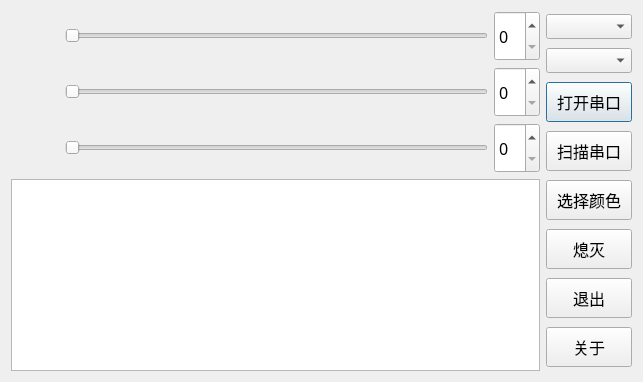
<?xml version="1.0" encoding="UTF-8"?>
<ui version="4.0">
 <class>RGB</class>
 <widget class="QDialog" name="RGB">
  <property name="geometry">
   <rect>
    <x>0</x>
    <y>0</y>
    <width>643</width>
    <height>382</height>
   </rect>
  </property>
  <property name="windowTitle">
   <string>RGB</string>
  </property>
  <layout class="QHBoxLayout" name="horizontalLayout">
   <item>
    <layout class="QGridLayout" name="gridLayout">
     <item row="1" column="0">
      <widget class="QLabel" name="label_2">
       <property name="font">
        <font>
         <family>黑体</family>
         <pointsize>12</pointsize>
        </font>
       </property>
       <property name="styleSheet">
        <string notr="true">image: url(:/QRCode/green.png);</string>
       </property>
       <property name="text">
        <string/>
       </property>
       <property name="alignment">
        <set>Qt::AlignLeading|Qt::AlignLeft|Qt::AlignVCenter</set>
       </property>
      </widget>
     </item>
     <item row="2" column="2">
      <widget class="QSpinBox" name="sb_Blue">
       <property name="sizePolicy">
        <sizepolicy hsizetype="Minimum" vsizetype="Expanding">
         <horstretch>0</horstretch>
         <verstretch>0</verstretch>
        </sizepolicy>
       </property>
       <property name="font">
        <font>
         <family>黑体</family>
         <pointsize>12</pointsize>
        </font>
       </property>
      </widget>
     </item>
     <item row="0" column="1">
      <widget class="QSlider" name="hs_Red">
       <property name="font">
        <font>
         <family>黑体</family>
         <pointsize>12</pointsize>
        </font>
       </property>
       <property name="orientation">
        <enum>Qt::Horizontal</enum>
       </property>
      </widget>
     </item>
     <item row="2" column="1">
      <widget class="QSlider" name="hs_Blue">
       <property name="font">
        <font>
         <family>黑体</family>
         <pointsize>12</pointsize>
        </font>
       </property>
       <property name="orientation">
        <enum>Qt::Horizontal</enum>
       </property>
      </widget>
     </item>
     <item row="0" column="0">
      <widget class="QLabel" name="label">
       <property name="sizePolicy">
        <sizepolicy hsizetype="Fixed" vsizetype="Preferred">
         <horstretch>0</horstretch>
         <verstretch>0</verstretch>
        </sizepolicy>
       </property>
       <property name="minimumSize">
        <size>
         <width>48</width>
         <height>48</height>
        </size>
       </property>
       <property name="maximumSize">
        <size>
         <width>48</width>
         <height>48</height>
        </size>
       </property>
       <property name="font">
        <font>
         <family>黑体</family>
         <pointsize>12</pointsize>
        </font>
       </property>
       <property name="styleSheet">
        <string notr="true">image: url(:/QRCode/red.png);</string>
       </property>
       <property name="text">
        <string/>
       </property>
       <property name="alignment">
        <set>Qt::AlignCenter</set>
       </property>
      </widget>
     </item>
     <item row="1" column="2">
      <widget class="QSpinBox" name="sb_Green">
       <property name="sizePolicy">
        <sizepolicy hsizetype="Minimum" vsizetype="Expanding">
         <horstretch>0</horstretch>
         <verstretch>0</verstretch>
        </sizepolicy>
       </property>
       <property name="font">
        <font>
         <family>黑体</family>
         <pointsize>12</pointsize>
        </font>
       </property>
      </widget>
     </item>
     <item row="2" column="0">
      <widget class="QLabel" name="label_3">
       <property name="font">
        <font>
         <family>黑体</family>
         <pointsize>12</pointsize>
        </font>
       </property>
       <property name="styleSheet">
        <string notr="true">image: url(:/QRCode/blue.png);</string>
       </property>
       <property name="text">
        <string/>
       </property>
       <property name="alignment">
        <set>Qt::AlignLeading|Qt::AlignLeft|Qt::AlignVCenter</set>
       </property>
      </widget>
     </item>
     <item row="1" column="1">
      <widget class="QSlider" name="hs_Green">
       <property name="font">
        <font>
         <family>黑体</family>
         <pointsize>12</pointsize>
        </font>
       </property>
       <property name="styleSheet">
        <string notr="true">selection-color: rgb(81, 255, 0);</string>
       </property>
       <property name="orientation">
        <enum>Qt::Horizontal</enum>
       </property>
      </widget>
     </item>
     <item row="0" column="2">
      <widget class="QSpinBox" name="sb_Red">
       <property name="sizePolicy">
        <sizepolicy hsizetype="Minimum" vsizetype="Expanding">
         <horstretch>0</horstretch>
         <verstretch>0</verstretch>
        </sizepolicy>
       </property>
       <property name="font">
        <font>
         <family>黑体</family>
         <pointsize>12</pointsize>
        </font>
       </property>
      </widget>
     </item>
     <item row="3" column="0" colspan="3">
      <widget class="QTextBrowser" name="tb_rx_buf">
       <property name="font">
        <font>
         <family>黑体</family>
         <pointsize>11</pointsize>
        </font>
       </property>
       <property name="styleSheet">
        <string notr="true"/>
       </property>
      </widget>
     </item>
    </layout>
   </item>
   <item>
    <layout class="QVBoxLayout" name="verticalLayout">
     <item>
      <widget class="QComboBox" name="cbb_baud">
       <property name="minimumSize">
        <size>
         <width>0</width>
         <height>25</height>
        </size>
       </property>
       <property name="maximumSize">
        <size>
         <width>16777215</width>
         <height>25</height>
        </size>
       </property>
       <property name="font">
        <font>
         <family>黑体</family>
         <pointsize>12</pointsize>
        </font>
       </property>
      </widget>
     </item>
     <item>
      <widget class="QComboBox" name="cbb_com">
       <property name="minimumSize">
        <size>
         <width>0</width>
         <height>25</height>
        </size>
       </property>
       <property name="maximumSize">
        <size>
         <width>16777215</width>
         <height>25</height>
        </size>
       </property>
       <property name="font">
        <font>
         <family>黑体</family>
         <pointsize>12</pointsize>
        </font>
       </property>
      </widget>
     </item>
     <item>
      <widget class="QPushButton" name="btn_OpenSerial">
       <property name="minimumSize">
        <size>
         <width>0</width>
         <height>40</height>
        </size>
       </property>
       <property name="maximumSize">
        <size>
         <width>16777215</width>
         <height>40</height>
        </size>
       </property>
       <property name="font">
        <font>
         <family>黑体</family>
         <pointsize>12</pointsize>
        </font>
       </property>
       <property name="text">
        <string>打开串口</string>
       </property>
      </widget>
     </item>
     <item>
      <widget class="QPushButton" name="btn_ScanSerial">
       <property name="minimumSize">
        <size>
         <width>0</width>
         <height>40</height>
        </size>
       </property>
       <property name="maximumSize">
        <size>
         <width>16777215</width>
         <height>40</height>
        </size>
       </property>
       <property name="font">
        <font>
         <family>黑体</family>
         <pointsize>12</pointsize>
        </font>
       </property>
       <property name="text">
        <string>扫描串口</string>
       </property>
      </widget>
     </item>
     <item>
      <widget class="QPushButton" name="btn_selColor">
       <property name="minimumSize">
        <size>
         <width>0</width>
         <height>40</height>
        </size>
       </property>
       <property name="maximumSize">
        <size>
         <width>16777215</width>
         <height>40</height>
        </size>
       </property>
       <property name="font">
        <font>
         <family>黑体</family>
         <pointsize>12</pointsize>
        </font>
       </property>
       <property name="text">
        <string>选择颜色</string>
       </property>
      </widget>
     </item>
     <item>
      <widget class="QPushButton" name="btn_shut">
       <property name="minimumSize">
        <size>
         <width>0</width>
         <height>40</height>
        </size>
       </property>
       <property name="maximumSize">
        <size>
         <width>16777215</width>
         <height>40</height>
        </size>
       </property>
       <property name="font">
        <font>
         <family>黑体</family>
         <pointsize>12</pointsize>
        </font>
       </property>
       <property name="text">
        <string>熄灭</string>
       </property>
      </widget>
     </item>
     <item>
      <widget class="QPushButton" name="btn_exit">
       <property name="minimumSize">
        <size>
         <width>0</width>
         <height>40</height>
        </size>
       </property>
       <property name="maximumSize">
        <size>
         <width>16777215</width>
         <height>40</height>
        </size>
       </property>
       <property name="font">
        <font>
         <family>黑体</family>
         <pointsize>12</pointsize>
        </font>
       </property>
       <property name="text">
        <string>退出</string>
       </property>
      </widget>
     </item>
     <item>
      <widget class="QPushButton" name="btn_about">
       <property name="minimumSize">
        <size>
         <width>0</width>
         <height>40</height>
        </size>
       </property>
       <property name="maximumSize">
        <size>
         <width>16777215</width>
         <height>40</height>
        </size>
       </property>
       <property name="font">
        <font>
         <family>黑体</family>
         <pointsize>12</pointsize>
        </font>
       </property>
       <property name="text">
        <string>关于</string>
       </property>
      </widget>
     </item>
    </layout>
   </item>
  </layout>
 </widget>
 <layoutdefault spacing="6" margin="11"/>
 <resources/>
 <connections/>
</ui>
